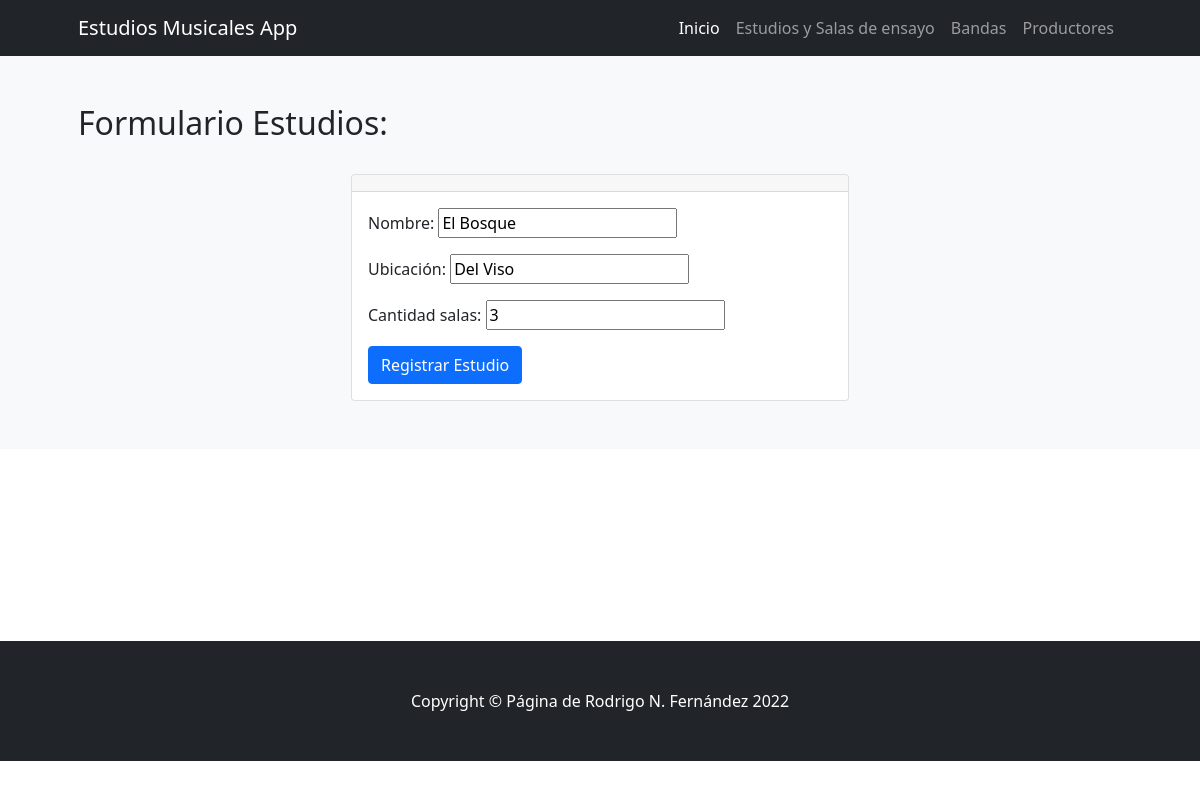
The app's page /editar_estudio/2, older data.
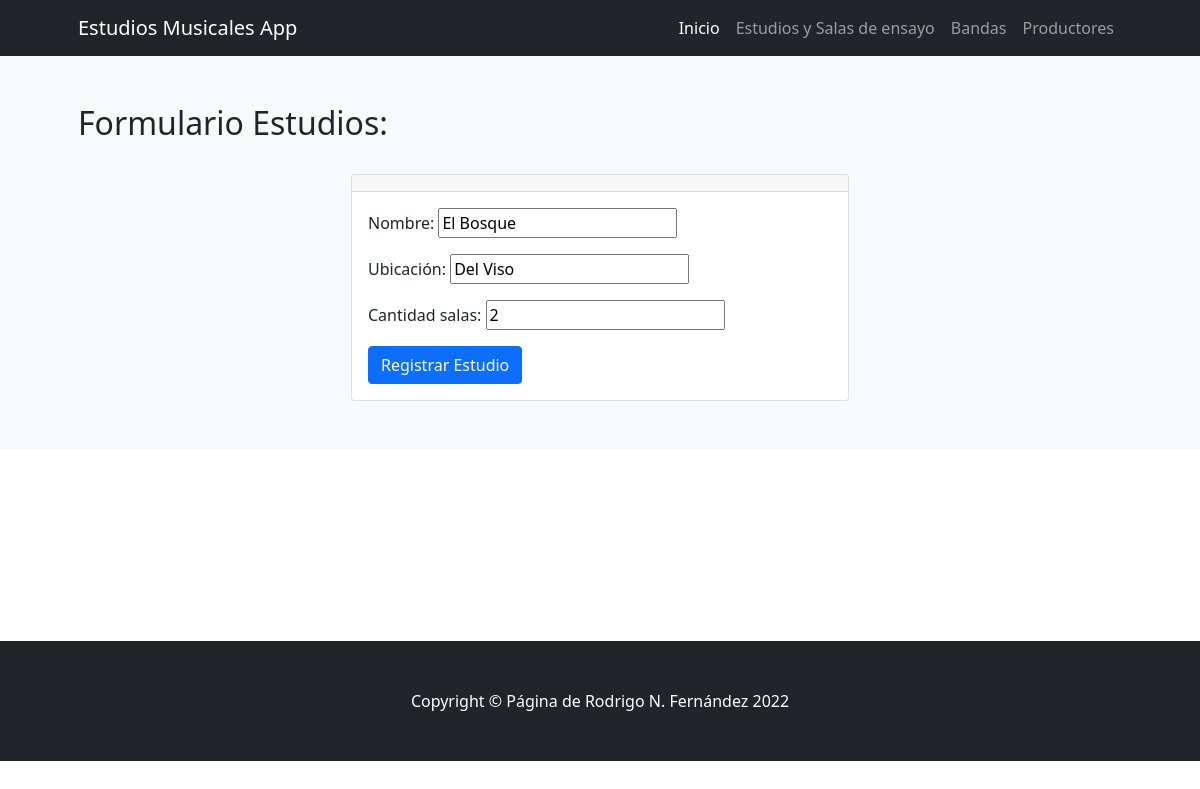
The same page, newer data.
### ProyectoCoderApp/models.py (models this page shows)
class Estudios(models.Model):
    nombre = models.CharField(max_length=30) # Texto
    ubicacion = models.CharField(max_length=30)
    cantidad_salas = models.IntegerField()
    class Meta:
        verbose_name_plural="Estudios"

### ProyectoCoderApp/views.py (the view, shortened to what this page needs)
# urls.py: path('editar_estudio/<estudio_id>', editar_estudio, name="editar_estudio"),
def editar_estudio(request,estudio_id):
    estudio = Estudios.objects.get(id=estudio_id)
    formulario = nuevo_estudio(initial={"nombre":estudio.nombre, "ubicacion":estudio.ubicacion, "cantidad_salas": estudio.cantidad_salas})
    return render(request,"ProyectoCoderApp/formulario_estudio.html",{"form":formulario})

### ProyectoCoderApp/forms.py
class nuevo_estudio(forms.Form):
    nombre=forms.CharField(max_length=30,label="Nombre")
    ubicacion=forms.CharField(max_length=30,label="Ubicación")
    cantidad_salas=forms.IntegerField()

### ProyectoCoderApp/templates/ProyectoCoderApp/formulario_estudio.html (shortened to what this page needs)
{% extends 'ProyectoCoderApp/base.html' %}
{% load static %}
{% block contenidoPagina %}
<section class="bg-light py-5">
    <div class="container px-5">
        <h2>Formulario Estudios:</h2>
        <br>
        <div class="row gx-5 justify-content-center">
            <div class="col-lg-6">
                <div class="card">
                    <div class="card-header text-center">
                    </div>
                    <div class="card-body">
                        <form action="" method="post">
                            {{ form.as_p }}
                            <input type="submit" class="btn btn-primary" value="Registrar Estudio">
                        </form>
                    </div>
                </div>
            </div>
        </div>
    </div>
</section>
{% endblock %}

Row changes from the older to the newer data that the page shows:
changed Estudios "El Bosque": cantidad_salas "3" → "2"
